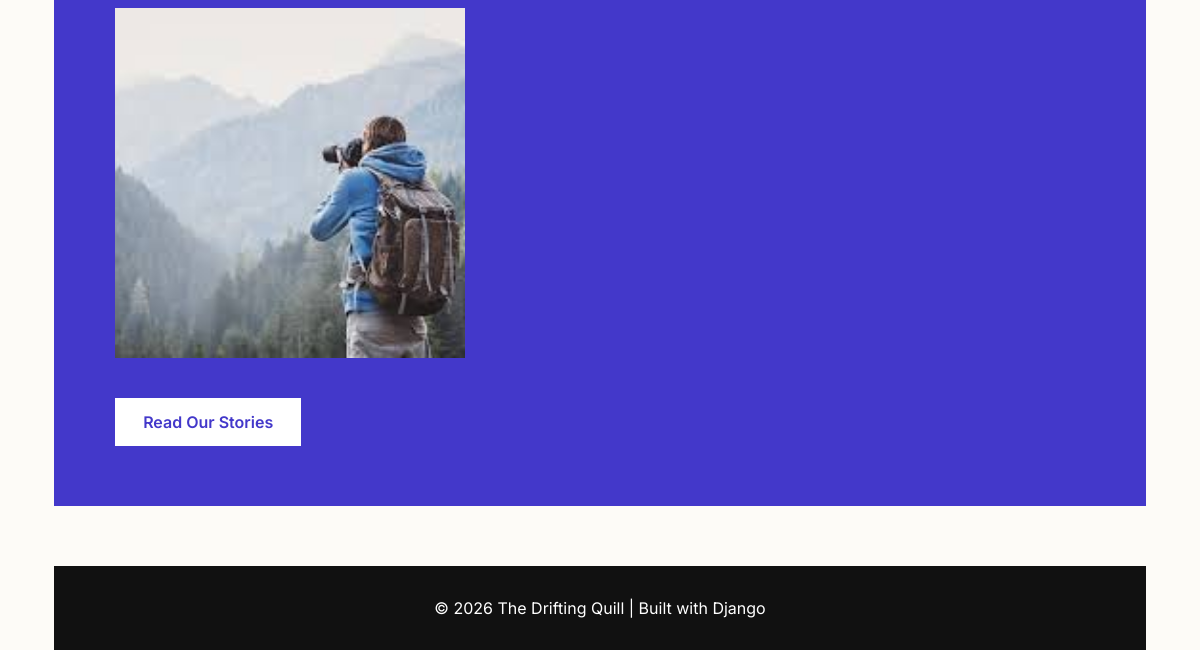
The app's page / (lower part), older data.
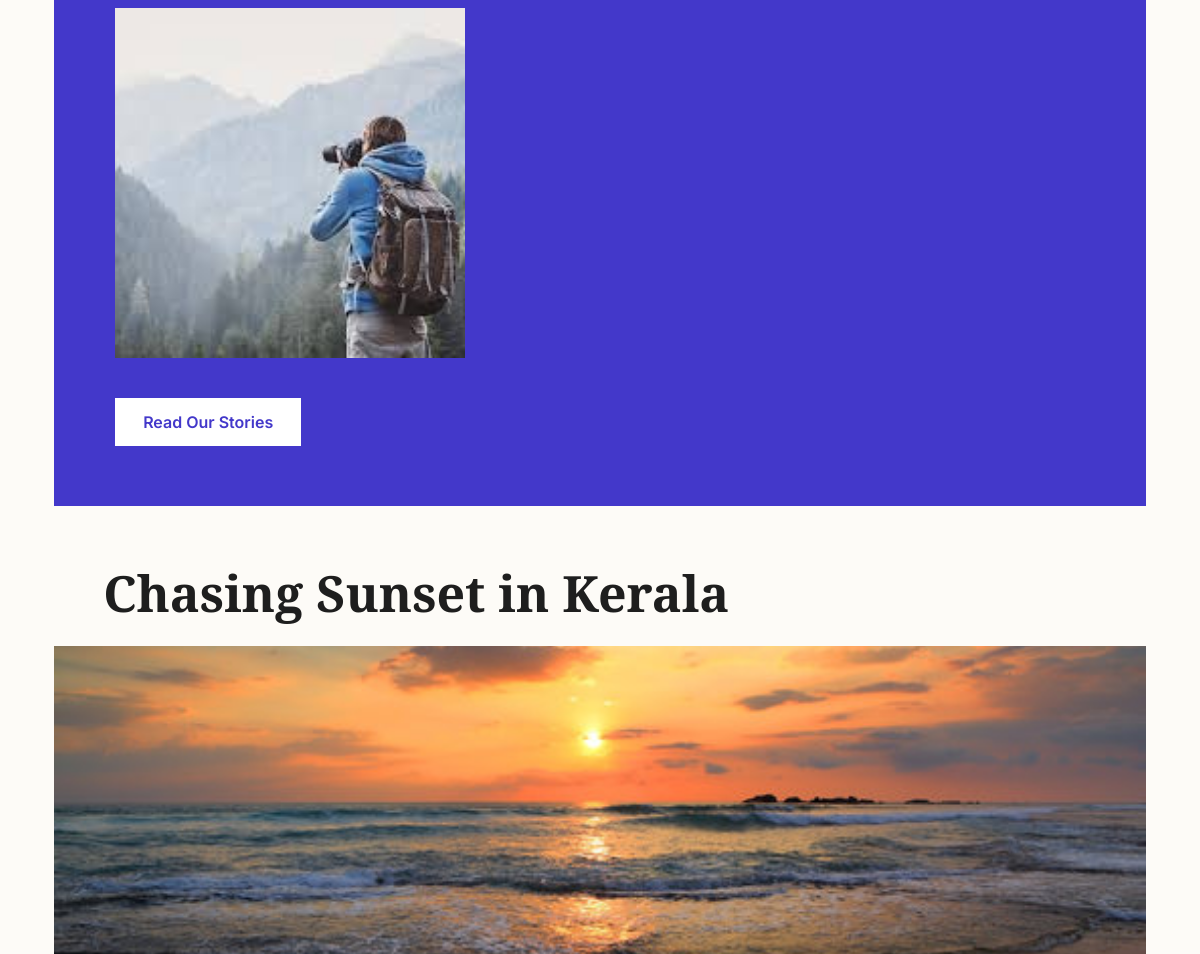
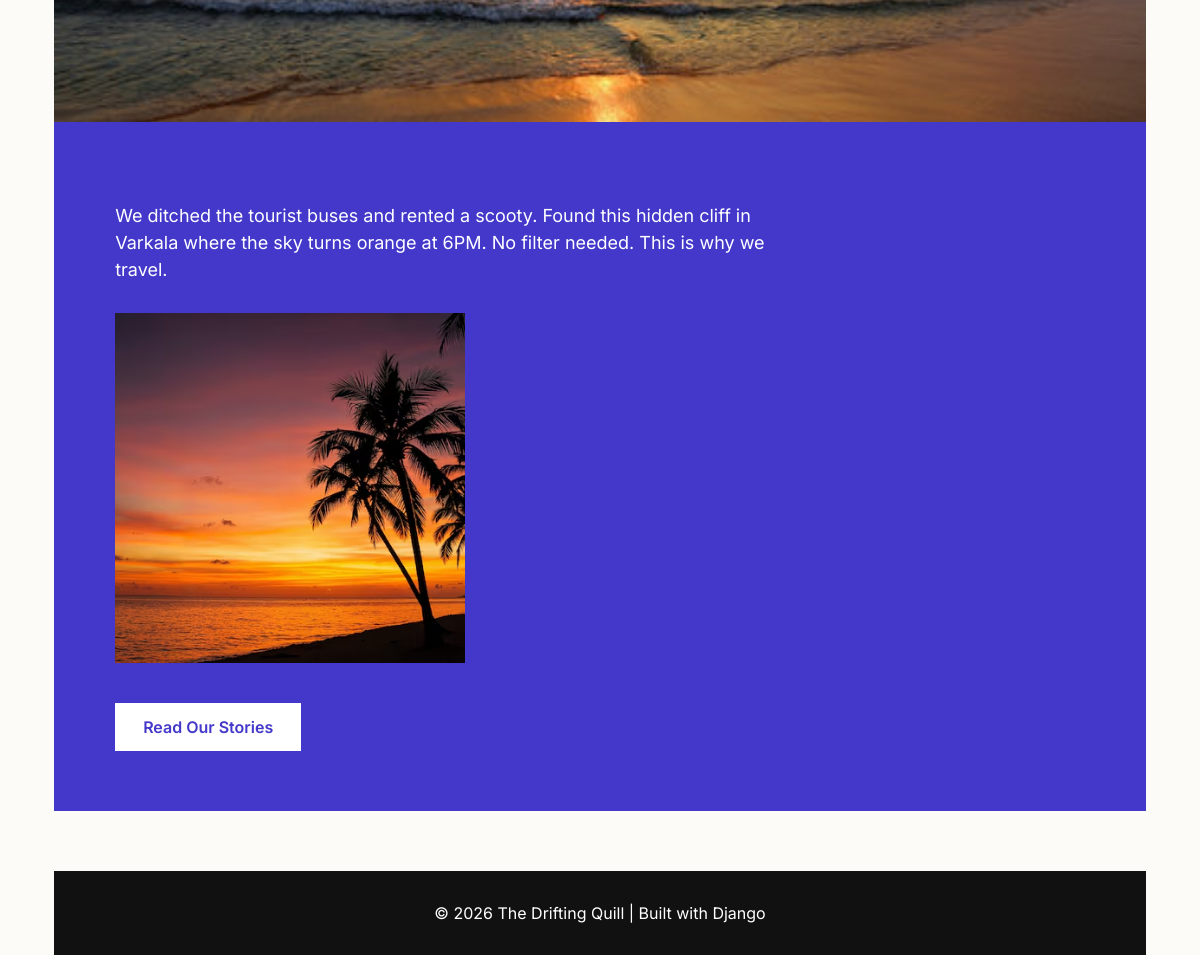
The same page, newer data (2 pictures, top to bottom).
### travel_app/models.py (models this page shows, shortened)
class Destination(models.Model):
    title = models.CharField(max_length=200)
    description = models.TextField()
    main_image = models.ImageField(upload_to='travel_pics/') # വലിയ ഫോട്ടോയ്ക്കായി
    small_image = models.ImageField(upload_to='travel_pics/') # നീല ബോക്സിലെ ചെറിയ ഫോട്ടോയ്ക്കായി
    date_posted = models.DateTimeField(auto_now_add=True)

### travel_app/views.py (the view)
# urls.py: path('', views.index, name='index'),
def index(request):
    dests = Destination.objects.all()
    return render(request, 'index.html', {'destinations': dests})

### travel_app/templates/index.html (shortened to what this page needs)
{% load static %}
<!DOCTYPE html>
<html lang="en">
<head>
  <link href="https://cdn.jsdelivr.net/npm/bootstrap@5.3.0/dist/css/bootstrap.min.css" rel="stylesheet">
</head>
<body>
  <div class="hero-section">
  {% for dest in destinations %}
  <div class="post-section">
    <h1 class="post-title">{{ dest.title|safe }}</h1>
    {% if dest.main_image %}
      <img src="{{ dest.main_image.url }}" class="main-img" alt="{{ dest.title }}">
    {% endif %}
  </div>
  <div class="post-blue">
    <div class="container">
      <p class="description-text">{{ dest.description|truncatewords:50 }}</p>
      {% if dest.small_image %}
      <div class="small-img-container">
        <img src="{{ dest.small_image.url }}" class="small-img" alt="{{ dest.title }}">
      </div>
      {% endif %}
      <a href="/post/{{ dest.id }}/" class="read-btn">Read Our Stories</a>
    </div>
  </div>
  {% empty %}
  <div class="container text-center py-5">
    <h2>No posts yet. <a href="{% url 'add_blog' %}"></h2>
  </div>
  {% endfor %}
  <div class="footer">
    © 2026 The Drifting Quill | Built with Django
  </div>
</body>
</html>

### travel_app/templates/index.html (style rules this page uses)
body { font-family: 'Inter', sans-serif; background-color: #FDFBF7; margin: 0; padding: 0; color: #1E1E1E; }
.hero-section { padding: 32px 4.5% 0; }
.main-img { width: 100%; height: 430px; object-fit: cover; display: block; margin: 0; }
.post-section { margin-top: 60px; }
.post-title { font-family: 'EB Garamond', serif; font-size: 50px; font-weight: 700; line-height: 1.1; color: #1E1E1E; padding: 0 4.5%; margin-bottom: 25px; }
.post-blue { background-color: #4338CA; color: white; padding: 80px 4.5% 60px; margin-bottom: 60px; }
.post-blue .description-text { color: white; font-size: 18px; max-width: 700px; }
.small-img-container { width: 350px; height: 350px; overflow: hidden; margin: 30px 0; }
.small-img { width: 100%; height: 100%; object-fit: cover; }
.read-btn { background-color: #fff; color: #4338CA; border: none; padding: 12px 28px; font-weight: 600; font-size: 16px; cursor: pointer; margin-top: 10px; text-decoration: none; display: inline-block; }
.footer { background-color: #111; color: #fff; text-align: center; padding: 30px 4.5%; margin-top: 60px; }

Row changes from the older to the newer data that the page shows:
added Destination: title "Chasing Sunset in Kerala", main_image (picture), description "We ditched the tourist buses and rented a scooty. Found this hidden cliff in Varkala where the sky turns orange at 6PM. No filter needed. This is why we travel.", small_image (picture)
